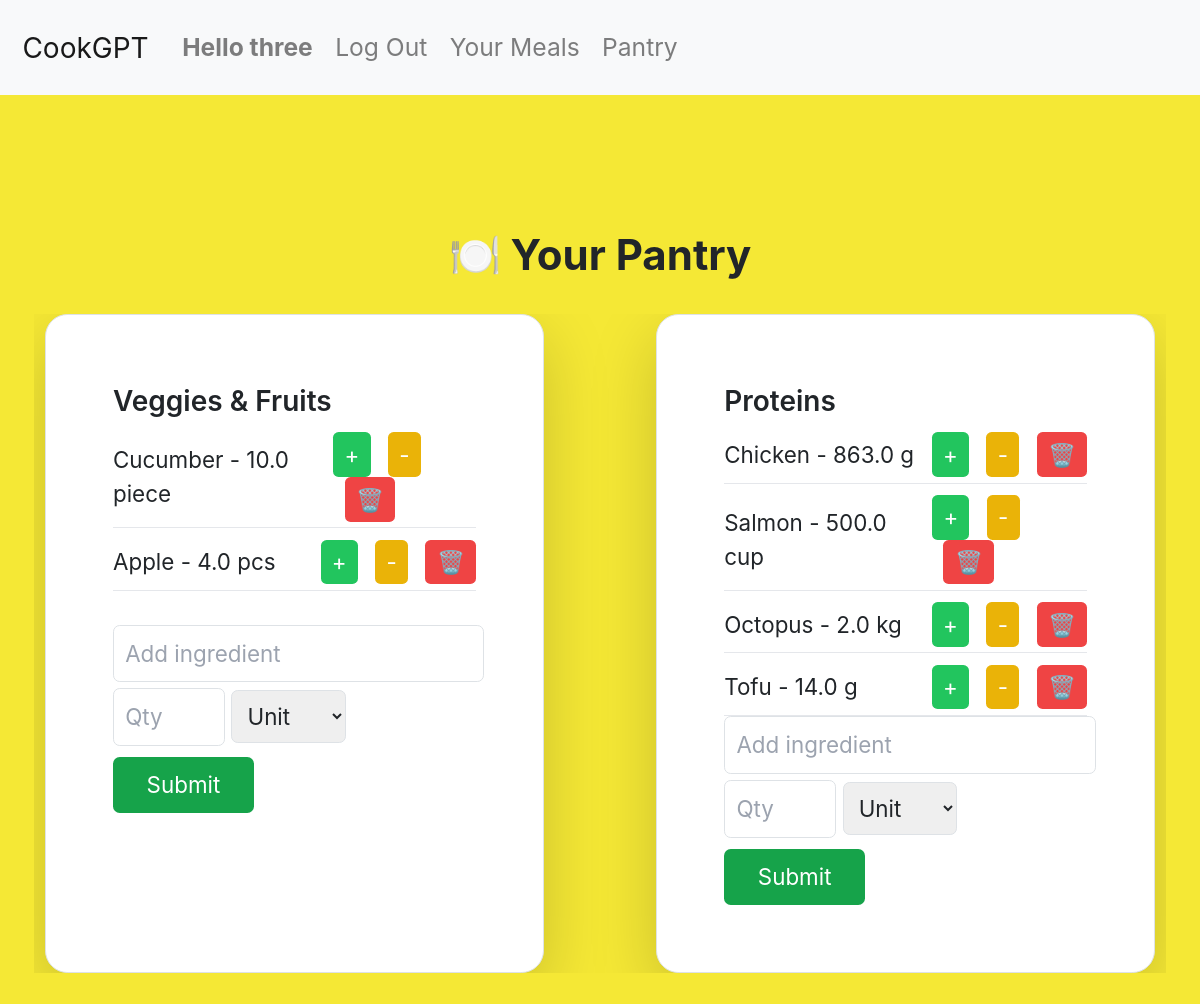
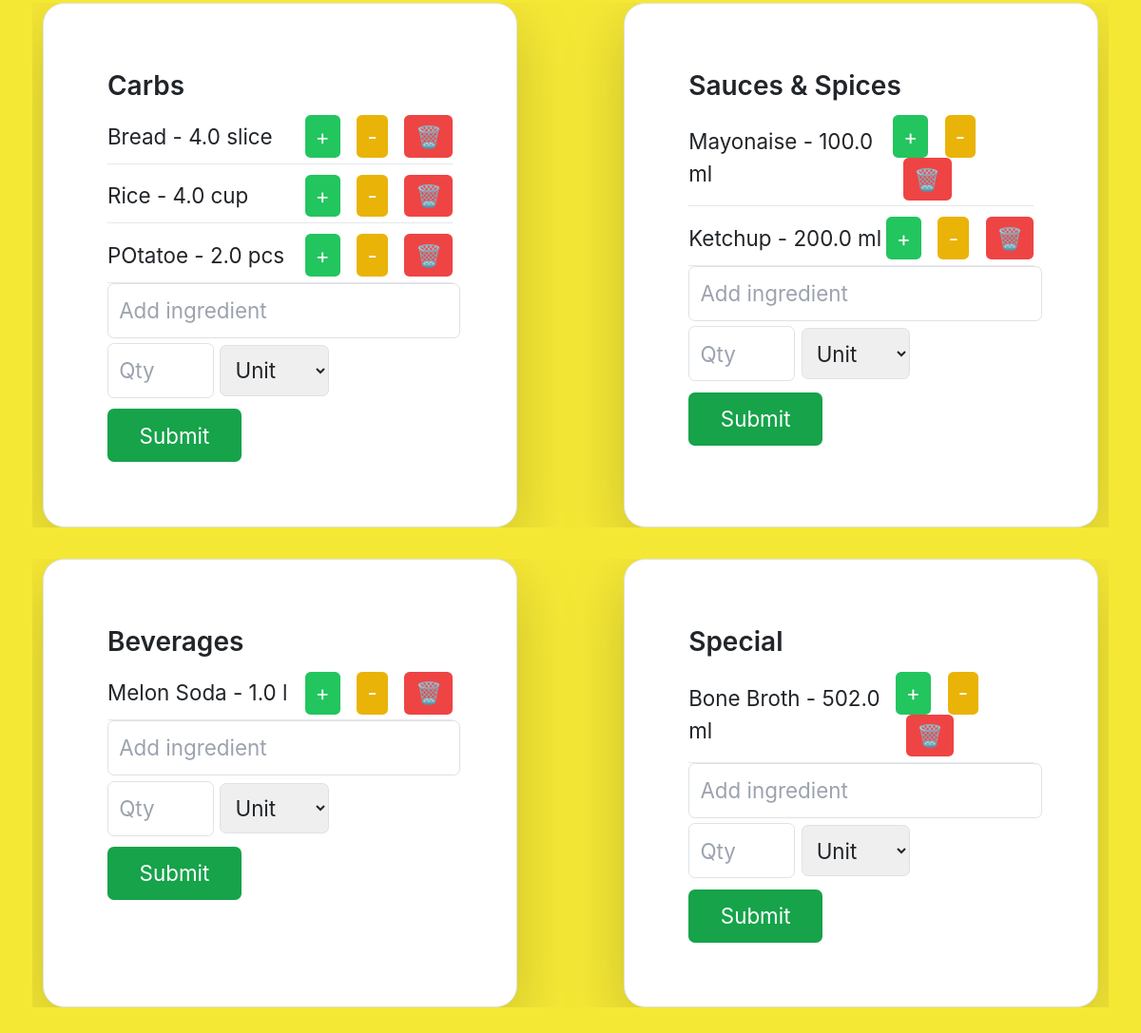
The page /pantry (signed in) on the database its author committed (2 pictures, top to bottom).
### myApp/models.py (models this page shows, shortened)
class User(AbstractUser):
    def __str__(self):
        return f"{self.username}, ({self.email})"

class Ingredient(models.Model):
    CATEGORY_CHOICES = [
        ('vegies', 'Vegies'), #(whats stored, whats shown)
        ('proteins', 'Proteins'),
        ('carbs', 'Carbs'),
        ('sauces', 'Sauces'),
        ('special', 'Special'),
        ('beverage', 'Beverage')
    ]
    UNITS = [
        ('g', 'grams'),
        ('kg', 'kilograms'),
        ('ml', 'milliliters'),
        ('l', 'liters'),
        ('tsp', 'teaspoons'),
        ('tbsp', 'tablespoons'),
        ('cup', 'cups'),
        ('piece', 'pieces'),
        ('slice', 'slices'),
    ]
    user = models.ForeignKey(User, on_delete=models.CASCADE)
    name = models.CharField(max_length=100)
    category = models.CharField(max_length=20, choices=CATEGORY_CHOICES)
    quantity = models.FloatField(default=1)
    unit_of_measurement = models.CharField(max_length=20, choices=UNITS, default='piece')
    class Meta:
        constraints = [
            models.UniqueConstraint(fields=['user', 'name'], name='unique_ingredient_per_user')
        ]

### myApp/views.py (the view)
# urls.py: path("pantry", views.pantry, name="pantry"),
@login_required
def pantry(request):
    user = request.user
    pantry, _ = Pantry.objects.get_or_create(user=user)
    pantryData = {}
    for field in allCategories:
        ingredients = getattr(pantry, field).all()
        pantryData[field] = [
            {
                "name": ing.name,
                "quantity": ing.quantity,
                "unit": ing.unit_of_measurement,
                "category": ing.category
            }
            for ing in ingredients
        ]
    return render(request, "myApp/pantry.html", {"pantry": pantryData})

### myApp/templates/myApp/pantry.html (shortened to what this page needs)
{% extends 'myApp/layout.html' %}
{% load static %}
{% block body %}
    <script src="https://cdn.tailwindcss.com"></script>
    <br>
    <br>
    <br>
    <div class="min-h-screen p-6">
        <h1 class="text-3xl font-bold mb-6 text-center">🍽️ Your Pantry</h1>
        <div class="flex justify-center">
          <div class="grid grid-cols-1 sm:grid-cols-2 gap-20 overflow-y-auto max-h-[80vh] px-2 max-w-5xl">
            <div  class="bg-white rounded-2xl shadow-lg p-5 border border-gray-300 w-full category-container">
                <h2 class="text-xl font-semibold mb-2" data-category="veggies">Veggies & Fruits</h2>
              <ul class="list-none space-y-2 category-list">
                  {% for ing in pantry.vegies %}
                    <li class="flex justify-between items-center border-b pb-1" data-item="{{ ing.name }}" data-qty="{{ ing.quantity }}" data-unit="{{ ing.unit }}">
                      <span>{{ ing.name }} - {{ ing.quantity }} {{ ing.unit }}</span>
                      <div class="space-x-2">
                        <button class="px-2 py-1 bg-green-500 text-white rounded increment">+</button>
                        <button class="px-2 py-1 bg-yellow-500 text-white rounded decrement">-</button>
                        <button class="px-2 py-1 bg-red-500 text-white rounded trash">🗑️</button>
                      </div>
                    </li>
                  {% endfor %}
              </ul>
              <br>
              {% include 'myApp/ingredientForm.html' %}
            </div>
            <div  class="bg-white rounded-2xl shadow-lg p-5 border border-gray-300 w-full category-container">
              <h2 class="text-xl font-semibold mb-2">Proteins</h2>
                <ul class="list-none space-y-2 category-list">
                  {% for ing in pantry.proteins %}
                    <li class="flex justify-between items-center border-b pb-1" data-item="{{ ing.name }}" data-qty="{{ ing.quantity }}" data-unit="{{ ing.unit }}">
                      <span>{{ ing.name }} - {{ ing.quantity }} {{ ing.unit }}</span>
                      <div class="space-x-2">
                        <button class="px-2 py-1 bg-green-500 text-white rounded increment">+</button>
                        <button class="px-2 py-1 bg-yellow-500 text-white rounded decrement">-</button>
                        <button class="px-2 py-1 bg-red-500 text-white rounded trash">🗑️</button>
                      </div>
                    </li>
                  {% endfor %}
                </ul>
                {% include 'myApp/ingredientForm.html' %}
            </div>
          </div>
        </div>
        <br>
        <div class="flex justify-center">
            <div class="grid grid-cols-1 sm:grid-cols-2 gap-20 overflow-y-auto max-h-[80vh] px-2 max-w-5xl">
                <div  class="bg-white rounded-2xl shadow-lg p-5 border border-gray-300 w-full category-container">
                  <h2 class="text-xl font-semibold mb-2">Carbs</h2>
                  <ul class="list-none space-y-2 category-list">
                    {% for ing in pantry.carbs %}
                      <li class="flex justify-between items-center border-b pb-1" data-item="{{ ing.name }}" data-qty="{{ ing.quantity }}" data-unit="{{ ing.unit }}">
                        <span>{{ ing.name }} - {{ ing.quantity }} {{ ing.unit }}</span>
                        <div class="space-x-2">
                          <button class="px-2 py-1 bg-green-500 text-white rounded increment">+</button>
                          <button class="px-2 py-1 bg-yellow-500 text-white rounded decrement">-</button>
                          <button class="px-2 py-1 bg-red-500 text-white rounded trash">🗑️</button>
                        </div>
                      </li>
                    {% endfor %}
                  </ul>
                  {% include 'myApp/ingredientForm.html' %}
                </div>
                <div  class="bg-white rounded-2xl shadow-lg p-5 border border-gray-300 w-full category-container">
                  <h2 class="text-xl font-semibold mb-2">Sauces & Spices</h2>
                  <ul class="list-none space-y-2 category-list">
                    {% for ing in pantry.sauces %}
                      <li class="flex justify-between items-center border-b pb-1" data-item="{{ ing.name }}" data-qty="{{ ing.quantity }}" data-unit="{{ ing.unit }}">
                        <span>{{ ing.name }} - {{ ing.quantity }} {{ ing.unit }}</span>
                        <div class="space-x-2">
                          <button class="px-2 py-1 bg-green-500 text-white rounded increment">+</button>
                          <button class="px-2 py-1 bg-yellow-500 text-white rounded decrement">-</button>
                          <button class="px-2 py-1 bg-red-500 text-white rounded trash">🗑️</button>
                        </div>
                      </li>
                    {% endfor %}
                  </ul>
                  {% include 'myApp/ingredientForm.html' %}
                </div>
            </div>
        </div>
        <br>
        <div class="flex justify-center">
            <div class="grid grid-cols-1 sm:grid-cols-2 gap-20 overflow-y-auto max-h-[80vh] px-2 max-w-5xl">
                <div class="bg-white rounded-2xl shadow-lg p-5 border border-gray-300 w-full category-container">
                  <h2 class="text-xl font-semibold mb-2">Beverages</h2>
                  <ul class="list-none space-y-2 category-list">
                    {% for ing in pantry.beverage %}
                      <li class="flex justify-between items-center border-b pb-1" data-item="{{ ing.name }}" data-qty="{{ ing.quantity }}" data-unit="{{ ing.unit }}">
                        <span>{{ ing.name }} - {{ ing.quantity }} {{ ing.unit }}</span>
                        <div class="space-x-2">
                          <button class="px-2 py-1 bg-green-500 text-white rounded increment">+</button>
                          <button class="px-2 py-1 bg-yellow-500 text-white rounded decrement">-</button>
                          <button class="px-2 py-1 bg-red-500 text-white rounded trash">🗑️</button>
                        </div>
                      </li>
                    {% endfor %}
                  </ul>
                  {% include 'myApp/ingredientForm.html' %}
                </div>
                <div class="bg-white rounded-2xl shadow-lg p-5 border border-gray-300 w-full category-container">
                  <h2 class="text-xl font-semibold mb-2">Special</h2>
                  <ul class="list-none space-y-2 category-list">
                    {% for ing in pantry.special %}
                      <li class="flex justify-between items-center border-b pb-1" data-item="{{ ing.name }}" data-qty="{{ ing.quantity }}" data-unit="{{ ing.unit }}">
                        <span>{{ ing.name }} - {{ ing.quantity }} {{ ing.unit }}</span>
                        <div class="space-x-2">
                          <button class="px-2 py-1 bg-green-500 text-white rounded increment">+</button>
                          <button class="px-2 py-1 bg-yellow-500 text-white rounded decrement">-</button>
                          <button class="px-2 py-1 bg-red-500 text-white rounded trash">🗑️</button>
                        </div>
                      </li>
                    {% endfor %}
                  </ul>
                  {% include 'myApp/ingredientForm.html' %}
                </div>
            </div>
        </div>
    </div>
{% endblock %}

### myApp/templates/myApp/layout.html (shortened to what this page needs)
{% load static %}
<!DOCTYPE html>
<html lang="en">
    <head>
        <link rel="stylesheet" href="https://stackpath.bootstrapcdn.com/bootstrap/4.4.1/css/bootstrap.min.css">
        <link href="{% static 'myApp/CookGPT.css' %}" rel="stylesheet">
    </head>
    <body>
        <nav class="navbar navbar-expand-lg navbar-light bg-light">
            <a class="navbar-brand" href="{% url 'index' %}">CookGPT</a>
            <div>
              <ul class="navbar-nav mr-auto">
                {% if user.is_authenticated %}
                    <li class="nav-item">
                        <div class="ml-auto">
                            <a class="nav-link" href="#" style="text-align: right;"><strong>Hello {{ user.username }}</strong></a>
                        </div>
                    </li>
                {% endif %}
                {% if user.is_authenticated %}
                    <li class="nav-item">
                        <a class="nav-link" href="{% url 'logout_view' %}">Log Out</a>
                    </li>
                    <li class="nav-item">
                        <a class="nav-link" href="{% url 'meals' %}">Your Meals</a>
                    </li>
                    <li class="nav-item">
                        <a class="nav-link" href="{% url 'pantry' %}">Pantry</a>
                    </li>
                {% endif %}
              </ul>
            </div>
          </nav>
        <div class="body">
            {% block body %}
            {% endblock %}
        </div>
    </body>
</html>

### myApp/templates/myApp/ingredientForm.html (shortened to what this page needs)
<form class="category-form">
    <input type="text" name="ingredient" placeholder="Add ingredient" class="border border-gray-300 rounded-lg p-2 mb-1 category-input">
    <input type="number" name="quantity" placeholder="Qty" class="border border-gray-300 rounded-lg p-2 w-20 category-quantity">
    <select name="unit" class="border border-gray-300 rounded-lg p-2 category-unit">
        <option value="" disabled selected>Unit</option>
    </select>
    <br>
    <button type="submit" class="mt-2 bg-green-600 text-white rounded-lg px-4 py-2">Submit</button>
</form>

### myApp/static/myApp/cookGPT.css (style rules this page uses)
html { font-size: 140%; }
body { font-size: 1rem; }
h1 { margin: 0; font-size: 120px; text-align: center; }
.navbar { padding-top: 0.8rem; padding-bottom: 0.8rem; min-height: 60px; }
.navbar .navbar-nav .nav-link { font-size: 1.1rem; }

### myApp/templates/myApp/pantry.html (style rules this page uses)
body { background-color: rgb(245, 232, 53); background-size: cover; }

### rows shown on the page
User: username "three"
Ingredient: name "Cucumber", quantity "10.0", unit "piece"
Ingredient: name "Apple", quantity "4.0", unit "pcs"
Ingredient: name "Chicken", quantity "863.0"
Ingredient: name "Salmon", quantity "500.0", unit "cup"
Ingredient: name "Octopus", quantity "2.0", unit "kg"
Ingredient: name "Tofu", quantity "14.0"
Ingredient: name "Bread", quantity "4.0", unit "slice"
Ingredient: name "Rice", quantity "4.0", unit "cup"
Ingredient: name "POtatoe", quantity "2.0", unit "pcs"
Ingredient: name "Mayonaise", quantity "100.0", unit "ml"
Ingredient: name "Ketchup", quantity "200.0", unit "ml"
Ingredient: name "Melon Soda", quantity "1.0"
Ingredient: name "Bone Broth", quantity "502.0", unit "ml"

### other values the page prints
{{ ing.unit }} "g" "g"
{{ ing.unit }} "l"
